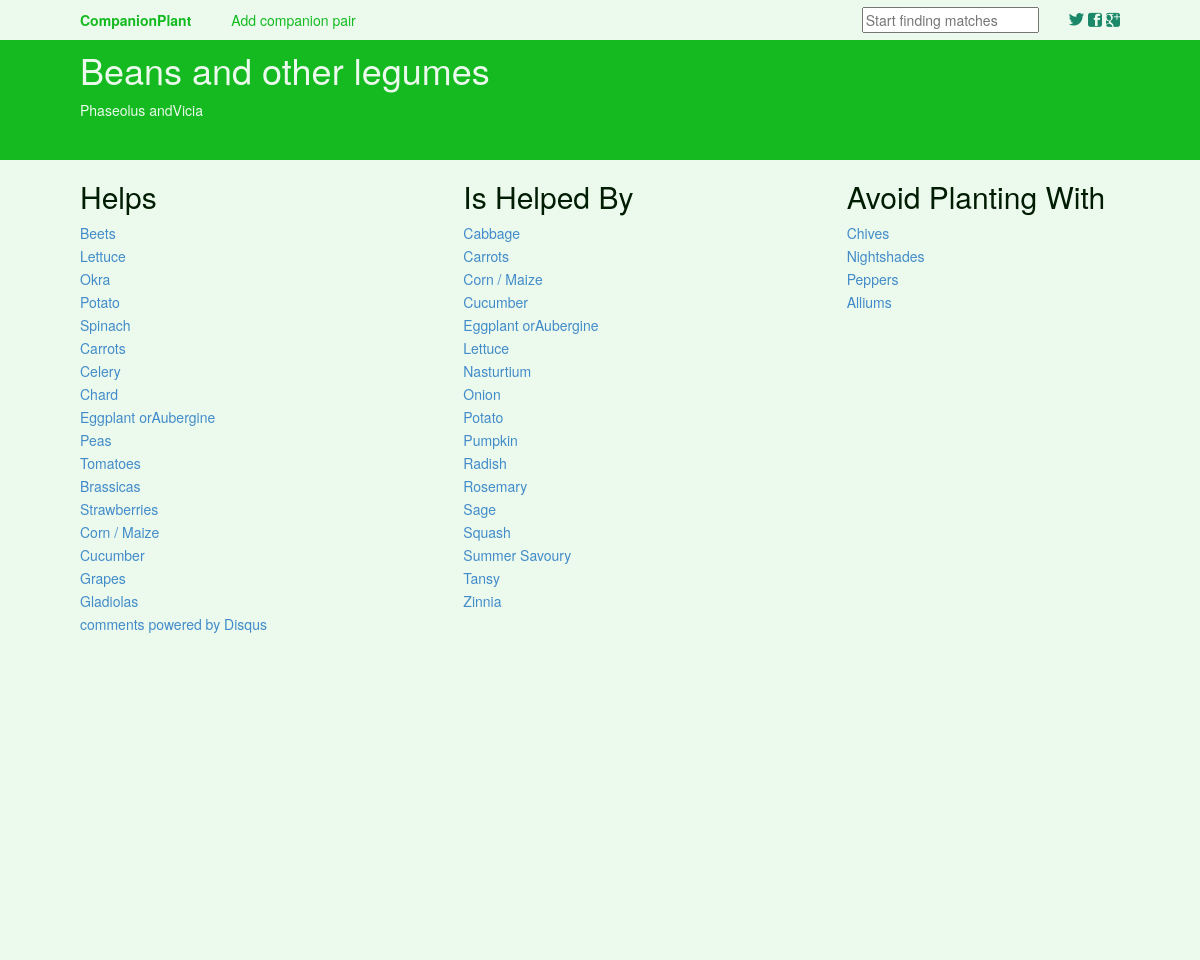
/plants/9/, run on the app's committed database.
### plants/models.py (models this page shows)
class Plant(models.Model):
	name = models.CharField(max_length=150)
	scientificName = models.CharField(max_length=300, null=True)
	description = models.CharField(max_length=3000, null=True)

class PlantMatch(models.Model):
	plant1 = models.ForeignKey(Plant, related_name='first_plant')
	plant2 = models.ForeignKey(Plant, related_name='second_plant')
	relationship = models.CharField(max_length=3)

### plants/views.py (the view)
# urls.py: url(r'^(?P<plant_id>\d+)/$', views.plant, name='plant'),
def plant(request, plant_id):
	plants = Plant.objects.all()
	plant = get_object_or_404(Plant, id=plant_id)
	helps = PlantMatch.objects.all().filter(plant1=plant_id, relationship="HLP")
	helpedBy = PlantMatch.objects.all().filter(plant2 = plant_id, relationship="HLP")
	avoid = PlantMatch.objects.all().filter(Q(plant1 = plant_id) | Q(plant2 = plant_id), relationship="HRT")
	context = {'plant' : plant, 'helps' : helps, 'helpedBy' : helpedBy, 'avoid' : avoid, 'plants': plants}
	return render(request, 'plants/plantView.html', context)

### plants/templates/plants/plantView.html (shortened to what this page needs)
	<link rel="stylesheet" type="text/css" href="{{ STATIC_URL}}css/bootstrap.min.css">
	<link rel="stylesheet" type="text/css" href="{{ STATIC_URL }}css/main.css">
<body>
	<div class="site-head-bar">
		<div class="logo">
			<a href="/plants"><b>CompanionPlant</b></a><a style="padding-left: 40px;" href="/plants/createMatch">Add companion pair</a>
		</div>
		<section class="site-head-share">
                    <a class="icon-twitter" href="http://twitter.com/share?text=&url="
                        onclick="window.open(this.href, 'twitter-share', 'width=550,height=235');return false;">
                    </a>
                    <a class="icon-facebook" href="https://www.facebook.com/sharer/sharer.php?u="
                        onclick="window.open(this.href, 'facebook-share','width=580,height=296');return false;">
                    </a>
                    <a class="icon-google-plus" href="https://plus.google.com/share?url="
                       onclick="window.open(this.href, 'google-plus-share', 'width=490,height=530');return false;">
                    </a>
        </section>
        <div class="searchbar">
			<input type="text" class="biginput" id="autocomplete" placeholder="Start finding matches">
		</div>
	</div>
	<div class="plant-detail">
			{% if plant %}
			<div class="name"><h1>{{plant.name}}</h1></div>
			<div class="scientific-name"><p>{{plant.scientificName}}</p></div>
			{% else %}
			<p>No data Available</p>
			{% endif %}
		</div>
	<div class="main-content">
	<div class="row">
		<div class="plantHelps col-md-4">
			<h2>Helps</h2>
			{% for match in helps %}
				<li class="plant-links"><a href="{% url 'plants:plant' match.plant2.id %}">{{match.plant2.name}}</a></li>
			{% endfor %}
		</div>
		<div class="plantHelpedBy col-md-4">
			<h2> Is Helped By</h2>
			{% for match in helpedBy %}
				<li class="plant-links" ><a href="{% url 'plants:plant' match.plant1.id %}">{{match.plant1.name}}</a></li>
			{% endfor %}
		</div>
		<div class="plantAvoid col-md-4">
			<h2>Avoid Planting With</h2>
			{% for match in avoid %}
				{% if plant.name == match.plant1.name %}
					<li class="plant-links"><a  href="{% url 'plants:plant' match.plant2.id %}">{{match.plant2.name}}</a></li>
				{% else %}
					<li class="plant-links"><a  href="{% url 'plants:plant' match.plant1.id %}">{{match.plant1.name}}</a></li>
				{% endif %}
			{% endfor %}
		</div>
	</div>
    <a href="http://disqus.com" class="dsq-brlink">comments powered by <span class="logo-disqus">Disqus</span></a>
	</div>
</body>

### plants/static/css/main.css (style rules this page uses)
.site-head-bar { background-color: #EBFAEC; z-index: 9001000; height: 40px; top:0px; position: fixed; left: 0px; width: 100%; }
.site-head-bar a { color: inherit; }
.site-head-share { float: right; position: relative; top: 10px; text-decoration: none; padding-right: 8.0rem; padding-bottom: 50px; }
.site-head-bar .logo { left: 0px; position: absolute; top: 0px; padding-left: 8.0rem; padding-top: 10px; color: #14BA20; }
.site-head-bar .searchbar { position: relative; padding-top: 7px; float: right; padding-right: 3.0rem; }
.main-content { background-color: #EBFAEC; color: #001C02; padding-left: 8.0rem; height: 100%; }
.plant-detail { width: 100%; background-color: #14BA20; padding-top: 3.0rem; padding-bottom: 3.0rem; left: 0px; }
.plant-detail .name { padding-left: 8.0rem; color: #EBFAEC; }
.plant-detail .scientific-name { padding-left: 8.0rem; color: #EBFAEC; }
.icon-ghost:before, .icon-feed:before, .icon-twitter:before, .icon-google-plus:before, .icon-facebook:before { font-family: 'icons'; speak: none; font-style: normal; font-weight: normal; font-variant: normal; text-transform: none; line-height: 1; -webkit-font-smoothing: antialiased; text-decoration: none; }
.icon-twitter:before { content: "\e002"; font-size: 1.1em; }
.icon-google-plus:before { content: "\e003"; }
.icon-facebook:before { content: "\e004"; }
.plant-links { margin-bottom: 3px; list-style-type: none; width: 30.0rem; color: #EBFAEC; }
a.icon-twitter { color: #1C886A; }
a.icon-facebook { color: #1C886A; }
a.icon-google-plus { color: #1C886A; }

### data on the page
Plant: name "Beans and other legumes", scientificName "Phaseolus andVicia"
PlantMatch: plant2.name "Beets"
PlantMatch: plant2.name "Lettuce"
PlantMatch: plant2.name "Okra"
PlantMatch: plant2.name "Potato"
PlantMatch: plant2.name "Spinach"
PlantMatch: plant2.name "Carrots"
PlantMatch: plant2.name "Celery"
PlantMatch: plant2.name "Chard"
PlantMatch: plant2.name "Eggplant orAubergine"
PlantMatch: plant2.name "Peas"
PlantMatch: plant2.name "Tomatoes"
PlantMatch: plant2.name "Brassicas"
PlantMatch: plant2.name "Strawberries"
PlantMatch: plant2.name "Corn / Maize"
PlantMatch: plant2.name "Cucumber"
PlantMatch: plant2.name "Grapes"
PlantMatch: plant2.name "Gladiolas"
PlantMatch: plant1.name "Cabbage"
PlantMatch: plant1.name "Carrots"
PlantMatch: plant1.name "Corn / Maize"
PlantMatch: plant1.name "Cucumber"
PlantMatch: plant1.name "Eggplant orAubergine"
PlantMatch: plant1.name "Lettuce"
PlantMatch: plant1.name "Nasturtium"
PlantMatch: plant1.name "Onion"
PlantMatch: plant1.name "Potato"
PlantMatch: plant1.name "Pumpkin"
PlantMatch: plant1.name "Radish"
PlantMatch: plant1.name "Rosemary"
PlantMatch: plant1.name "Sage"
PlantMatch: plant1.name "Squash"
PlantMatch: plant1.name "Summer Savoury"
PlantMatch: plant1.name "Tansy"
PlantMatch: plant1.name "Zinnia"
PlantMatch: plant2.name "Chives"
PlantMatch: plant2.name "Nightshades"
PlantMatch: plant2.name "Peppers"
PlantMatch: plant1.name "Alliums"
